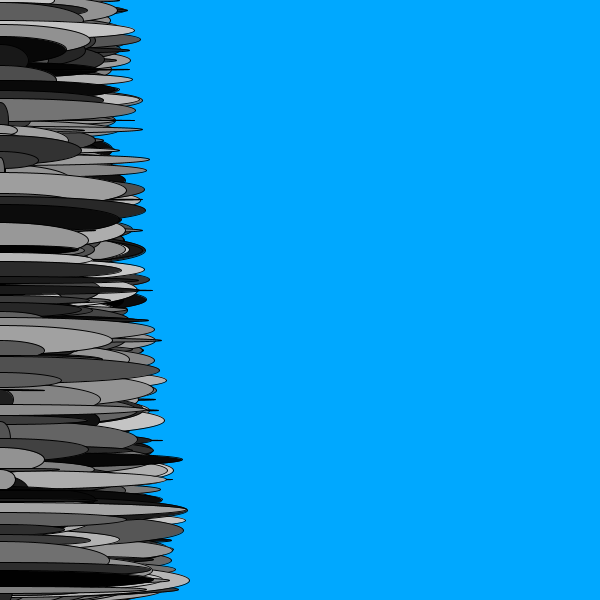
Frame 1 (no input)
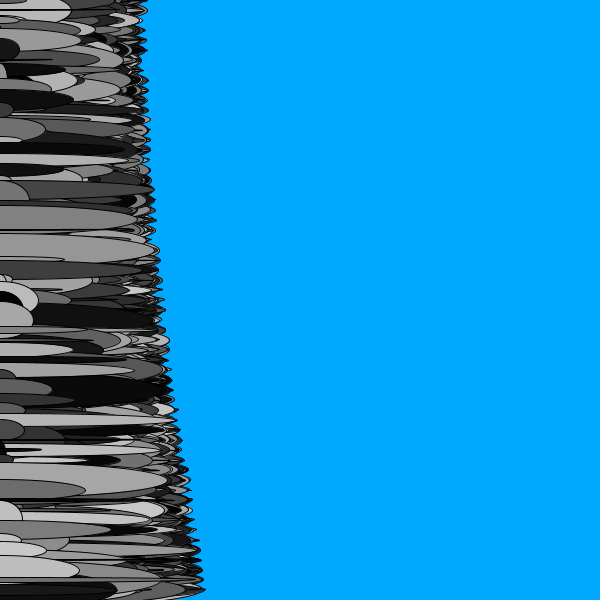
Frame 60 (the mouse pressed at the canvas centre just before this capture)
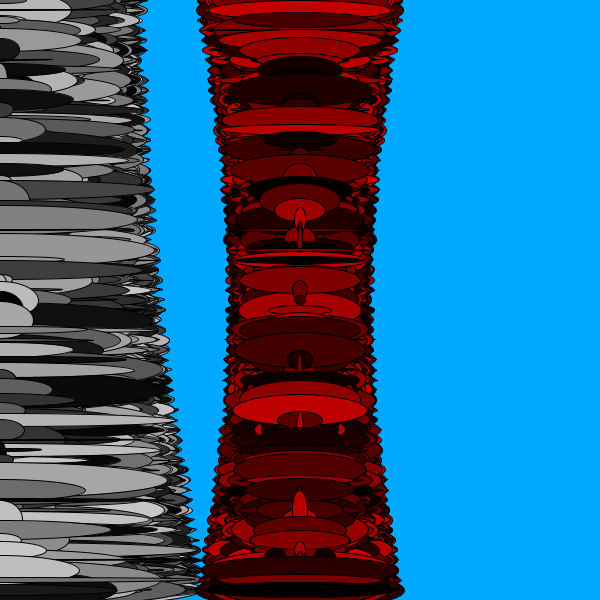
Frame 120 (the mouse held since frame 60 and released just before this capture)

The Processing sketch that drew these frames (run headless with seeded random() and noise(); from frame 60 on, the mouse is pressed at the canvas centre):

// Processing sketch: processing_136563
// ── processing_136563.pde

void setup() {
size(600,600);
background(0,168,255);
colorMode(HSB);
}
void draw(){
for (int a=0; a<60; a++){
  for(int b=0; b<60; b++){
    float d=dist (a*10,b*10,mouseX,mouseY);
    fill(mouseX, mouseY,random(200));
    ellipse(mouseX, b*10, random(d*0.5),random(40));
  }
}
}
